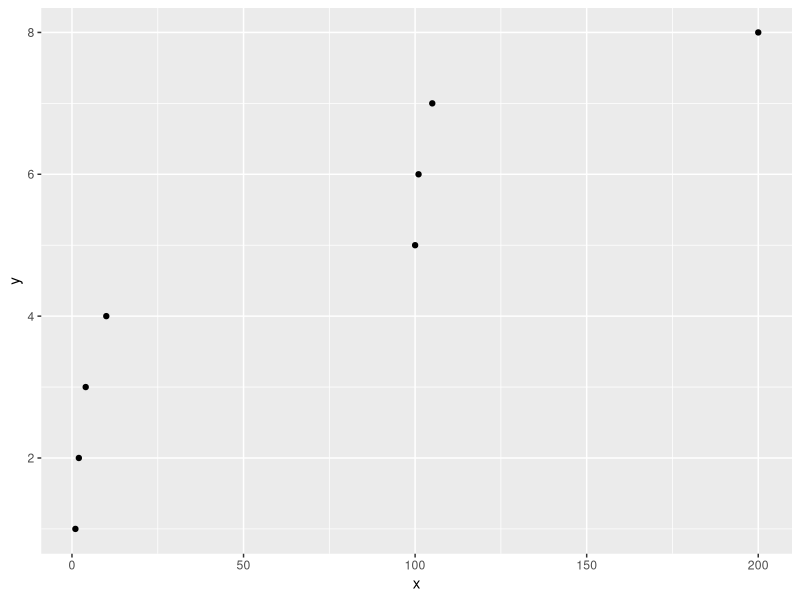
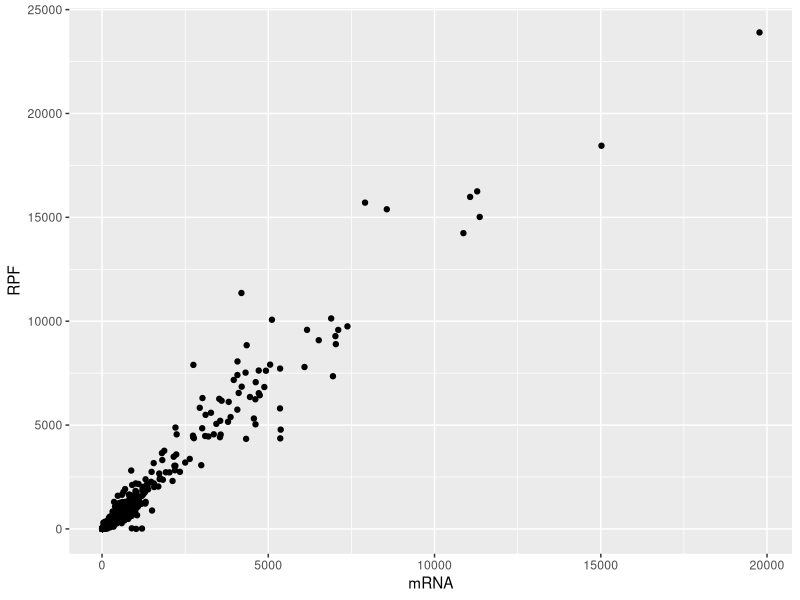
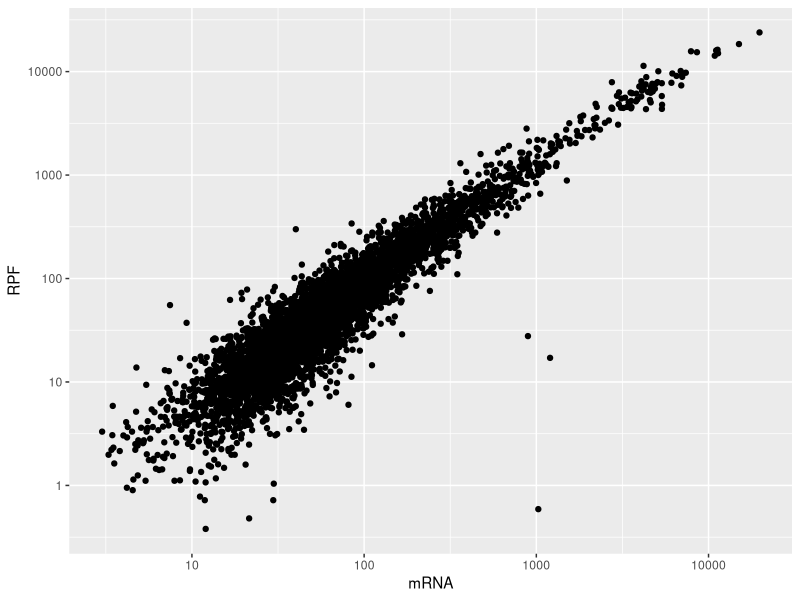
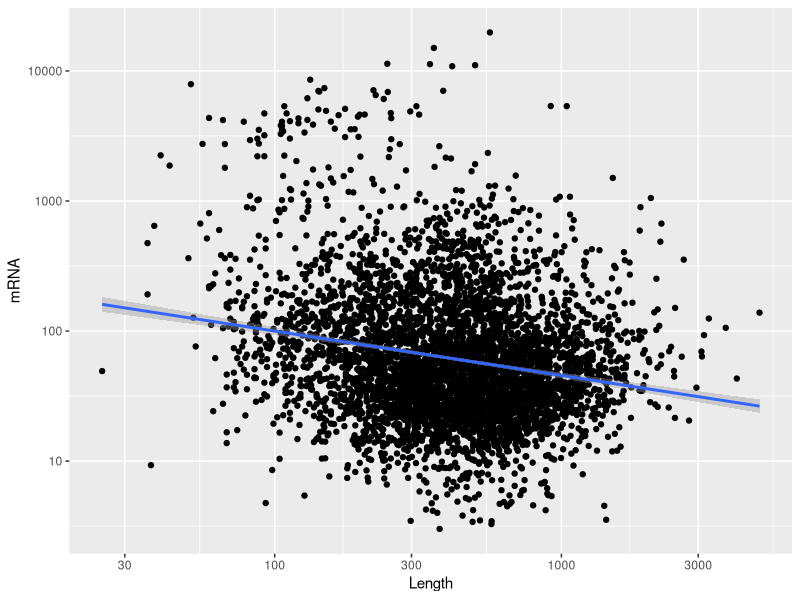
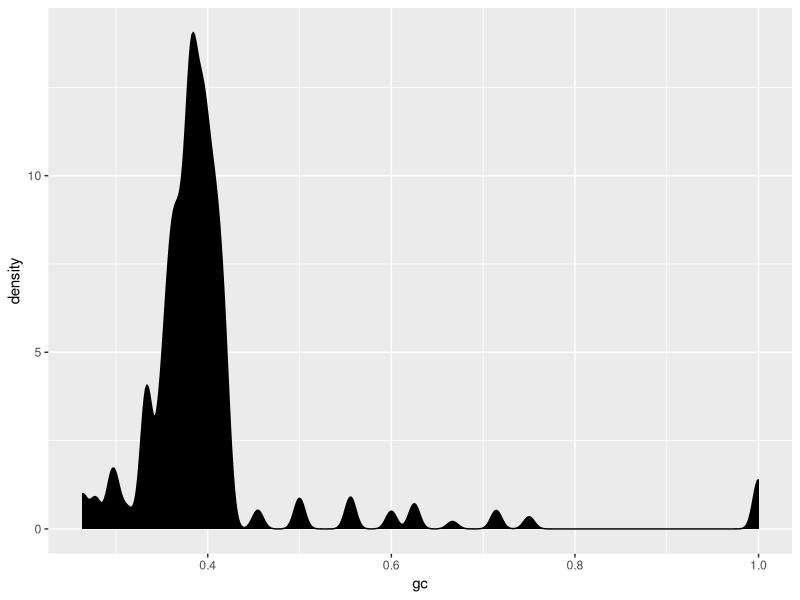
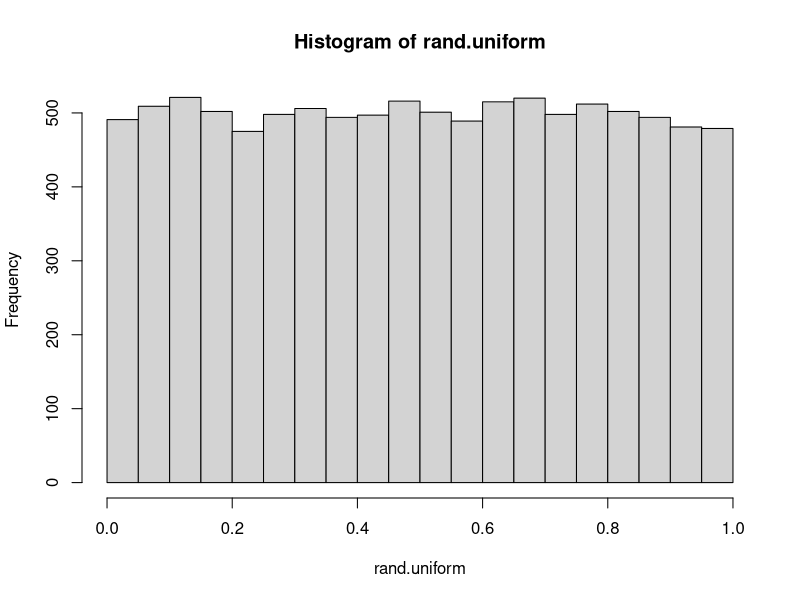
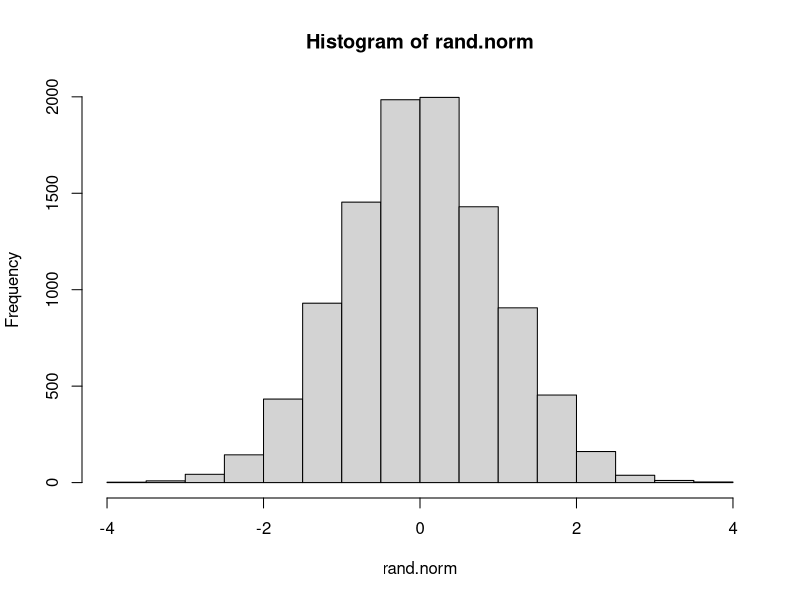
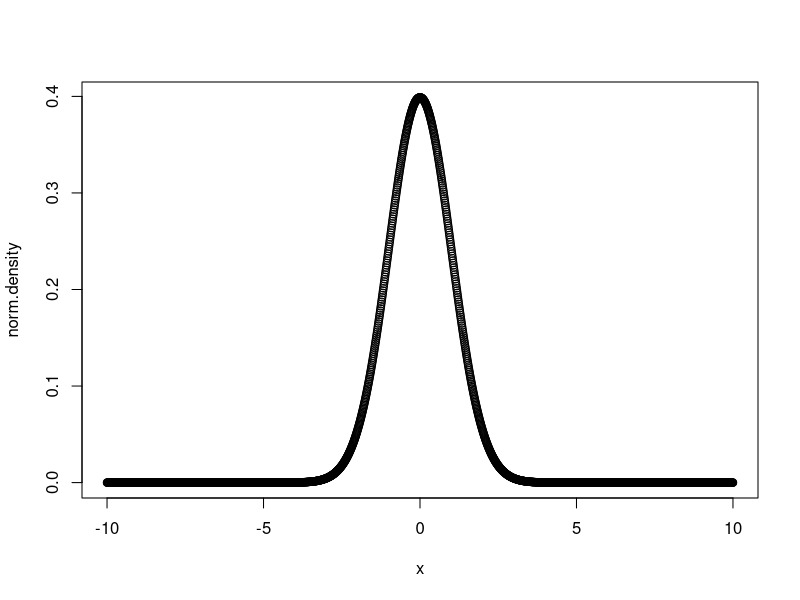

Source code (R) for these figures, in order:
## ---- chunk 1
x <- 1:10
y <- sample(1:10)

x
y

cor(x, y)
cor(x, x)
## ---- chunk 2
library(tidyverse)
## ---- chunk 3
my_data <- data.frame(x = c(1, 2, 4, 10, 100, 101, 105, 200),
                      y = 1:8)
my_data

ggplot(my_data, aes(x = x, y = y)) +
  geom_point()
## ---- chunk 4
cor(my_data$x, my_data$y, method = "pearson")
cor(my_data$x, my_data$y, method = "spearman")

## ---- chunk 5
yeast <- read_csv("data.csv")
yeast
## ---- chunk 6
ggplot(yeast, aes(x = mRNA, y = RPF)) +
  geom_point()

ggplot(yeast, aes(x = mRNA, y = RPF)) +
  geom_point() + 
  scale_x_continuous(trans = "log10") +
  scale_y_continuous(trans = "log10")
## ---- chunk 7
yeast %>%
  summarize(pearson.linear = cor(RPF, mRNA, method = "pearson"),
            pearson.log = cor(log(RPF), log(mRNA), method = "pearson"),
            spearman.linear = cor(RPF, mRNA, method = "spearman"),
            spearman.log = cor(log(RPF), log(mRNA), method = "spearman"))
## ---- chunk 8
cor(log(yeast$RPF), log(yeast$mRNA))
cor(log(yeast$mRNA), log(yeast$RPF))

rpf.on.mrna <- lm(log(RPF) ~ log(mRNA), data = yeast)
summary(rpf.on.mrna)
mrna.on.rpf <- lm(log(mRNA) ~ log(RPF), data = yeast)
summary(mrna.on.rpf)
## ---- chunk 9
library(broom)
## ---- chunk 10
rpf.on.mrna
class(rpf.on.mrna)

tidy(rpf.on.mrna)
glance(rpf.on.mrna)
augment(rpf.on.mrna)
## ---- chunk 11
ggplot(yeast, aes(x = Length, y = mRNA)) +
  geom_point() +
  scale_x_continuous(trans = "log10") +
  scale_y_continuous(trans = "log10") +
  geom_smooth(method = "lm")
## ---- chunk 12
mrna.vs.len <- lm(log(mRNA) ~ log(Length), data = yeast)
glance(mrna.vs.len)
tidy(mrna.vs.len)
## ---- chunk 13
yeast
## ---- chunk 14
full.mRNA.model <- lm(log(mRNA) ~ log(Length) + FEcap + uATG + log(utr) + gc, data = yeast)
glance(full.mRNA.model)
tidy(full.mRNA.model)


noUTR.mRNA.model <- lm(log(mRNA) ~ log(Length) + FEcap + uATG + gc, data = yeast)
glance(noUTR.mRNA.model)
tidy(noUTR.mRNA.model)
## ---- chunk 15
ggplot(yeast, aes(x = gc)) +
  geom_density(fill = "black")
## ---- chunk 16
library(MASS)
## ---- chunk 17
stepAIC(full.mRNA.model)
## ---- chunk 18
rand.uniform <- runif(10000)
hist(rand.uniform, breaks = 30)

rand.norm <- rnorm(10000)
hist(rand.norm)

x <- seq(-10, 10, 0.01)
norm.density <- dnorm(x, mean = 0, sd = 1)

plot(x, norm.density)
## ---- chunk 19
rand.normal.m10 <- rnorm(n = 100, mean = 10)
hist(rand.normal.m10)
mean(rand.normal.m10)
t.test(rand.normal.m10, mu = 10)
t.test(rand.normal.m10, mu = 11, alternative = "less")
t.test(rand.normal.m10, mu = 11, alternative = "greater")
## ---- chunk 20
rand.pvalues <- rbeta(10000, shape1 = 0.4, shape2 = 0.4)
hist(rand.pvalues, breaks = 50)

sum(rand.pvalues < 0.05)

adj.pvalues.bonf <- p.adjust(rand.pvalues, method = "bonferroni")
sum(adj.pvalues.bonf < 0.05)

adj.pvalues.fdr <- p.adjust(rand.pvalues, method = "fdr")
sum(adj.pvalues.fdr < 0.05)
## ---- chunk 21
rand.pvalues <- rbeta(10000, shape1 = 0.4, shape2 = 1)
hist(rand.pvalues, breaks = 50)
